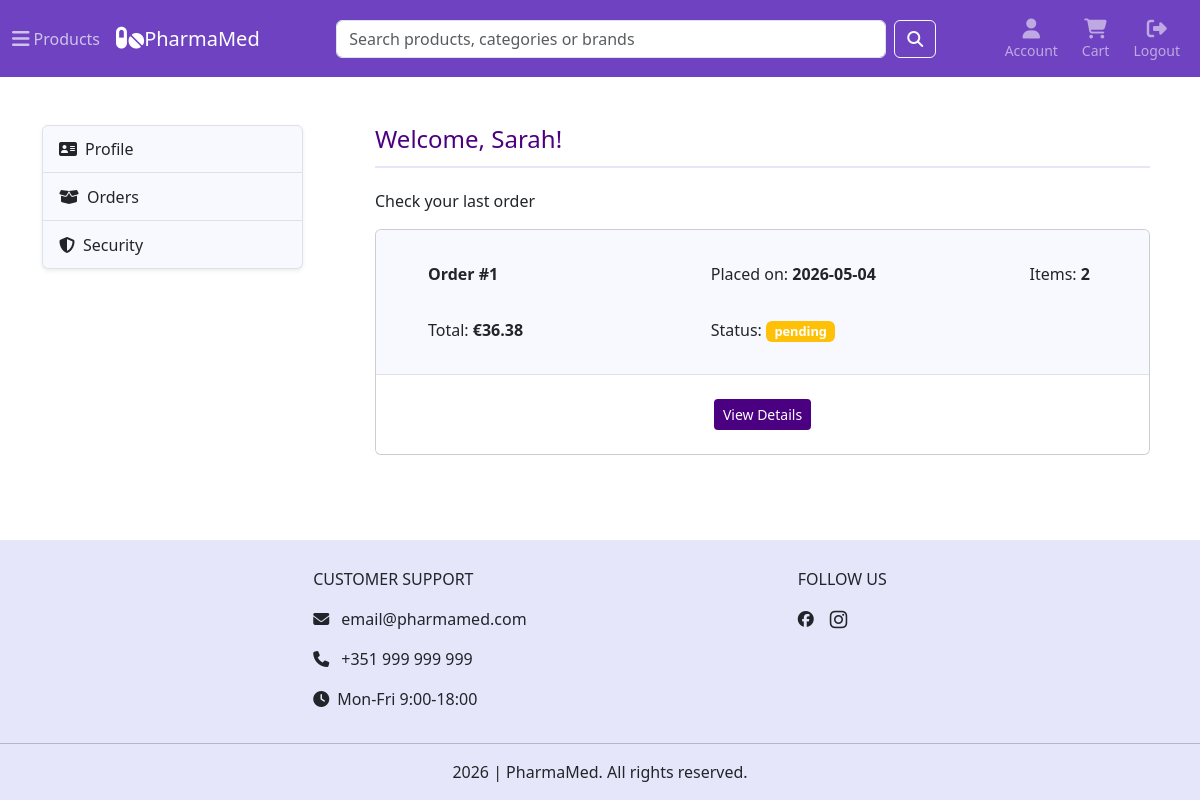
Before: /account (signed in) with the older database file.
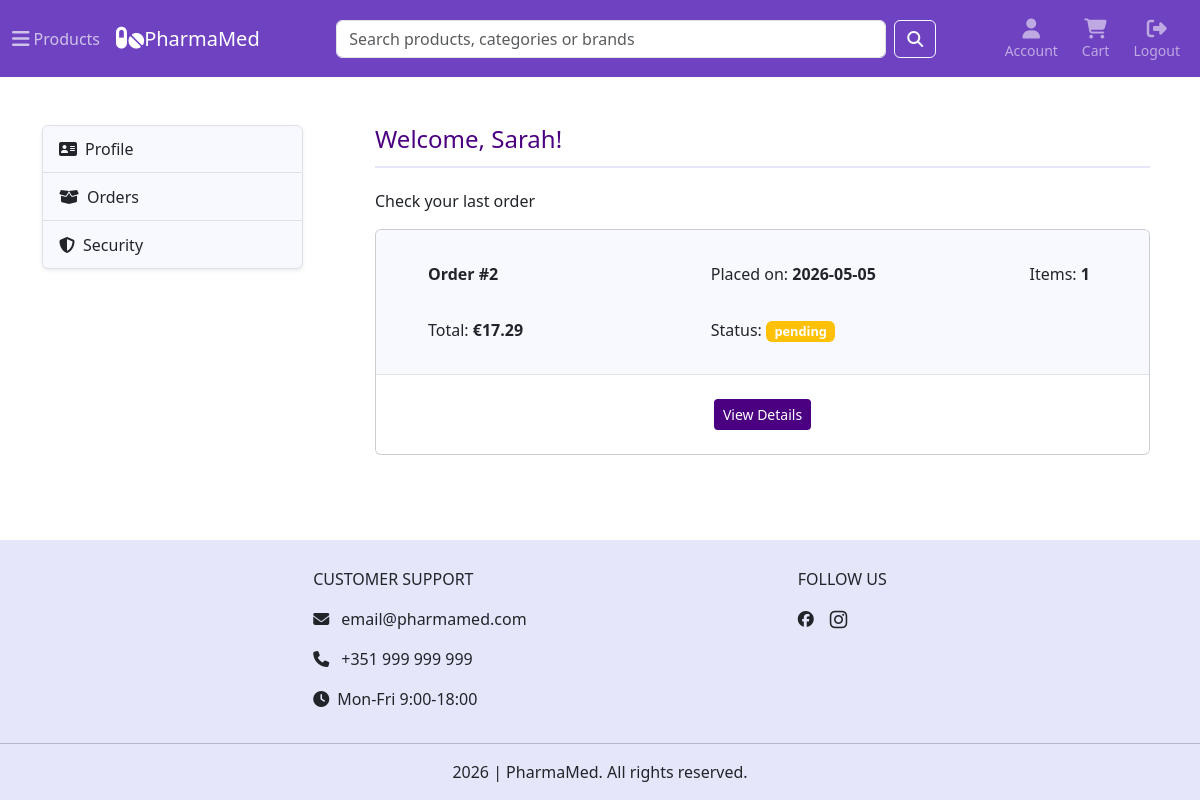
After: the same page with the newer database file.
### tables this page shows
CREATE TABLE users (
    id INTEGER PRIMARY KEY AUTOINCREMENT,
    first_name TEXT NOT NULL,
    last_name TEXT NOT NULL,
    email TEXT NOT NULL UNIQUE,
    password_hash TEXT NOT NULL,
    created_at TIMESTAMP DEFAULT CURRENT_TIMESTAMP,
    reset_token TEXT,
    reset_token_expiry TEXT
);

CREATE TABLE orders (
    id INTEGER PRIMARY KEY AUTOINCREMENT,
    user_id INTEGER NOT NULL,
    address_id INTEGER NOT NULL,
    full_name TEXT NOT NULL,
    address_line TEXT NOT NULL,
    postal_code TEXT NOT NULL,
    city TEXT NOT NULL,
    country TEXT NOT NULL,
    shipping_method TEXT NOT NULL,
    subtotal REAL NOT NULL,
    shipping_cost REAL NOT NULL,
    total REAL NOT NULL,
    status TEXT NOT NULL DEFAULT 'pending',
    created_at TIMESTAMP DEFAULT CURRENT_TIMESTAMP,
    FOREIGN KEY (user_id) REFERENCES users(id),
    FOREIGN KEY (address_id) REFERENCES addresses(id)
);

### app.py (the view)
@app.route("/account")
@login_required
def account_home():
    db = get_db()
    user = db.execute("SELECT first_name FROM users WHERE id = ?", (current_user.id,)).fetchone()
    first_name = user["first_name"]
    orders = db.execute("""SELECT o.*, SUM(oi.quantity) AS item_count FROM orders o JOIN order_items oi ON oi.order_id = o.id WHERE o.user_id = ?
                        GROUP BY o.id ORDER BY o.created_at DESC LIMIT 1""", (current_user.id,)).fetchall()
    return render_template("account/dashboard.html", first_name=first_name, active_page=None, orders=orders)

### app.py (called while the page is built)
@login_manager.user_loader
def load_user(user_id):
    db = get_db()
    if db is None:
        return None
    user = db.execute("SELECT id, email, first_name, last_name FROM users WHERE id = ?",(user_id,)).fetchone()
    if user is None:
        return None
    return User(user["id"], user["email"], user["first_name"], user["last_name"])

@app.context_processor
def inject_globals():
    return {
        "categories_menu": load_categories_menu(),
        "cart_count": get_cart_count()
    }

### helpers.py (called while the page is built)
def get_db():
    if "db" not in g:
        g.db = sqlite3.connect("pharmamed.db")
        g.db.row_factory = sqlite3.Row
        g.db.execute("PRAGMA foreign_keys = ON")
    return g.db

def load_categories_menu():
    db = get_db()
    rows = db.execute("SELECT * FROM categories").fetchall()
    categories_menu = {}
    for row in rows:
        if row["parent_id"] == 0:
            categories_menu[row["category_id"]] = {
                "category_data": row,
                "subcategories": []
            }
    for row in rows:
        if row["parent_id"] != 0 and row["parent_id"] in categories_menu:
            categories_menu[row["parent_id"]]["subcategories"].append(row)
    return categories_menu

def get_cart_count():
    db = get_db()
    if current_user.is_authenticated:
        return db_cart_count(db, current_user.id)
    session_cart = session.get('cart', {})
    return sum(session_cart.values())

def db_cart_count(db, user_id):
    cart_count = db.execute("""SELECT SUM(quantity) as total FROM cart_items ci JOIN cart c ON ci.cart_id = c.id WHERE c.user_id = ?""", (user_id,)).fetchone()
    return cart_count["total"] or 0

### templates/account/dashboard.html (shortened to what this page needs)
{% extends "account/account.html" %}
{% block account_content %}
<div class="page-header pb-1">
    <h4>Welcome, {{ current_user.first_name }}!</h4>
</div>
{% for order in orders %}
    <h6 class="mt-4">Check your last order</h6>
    <div class="card order-card mb-4">
        <ul class="list-group list-group-flush">
            <li class="list-group-item top-item p-3">
                <div class="row mt-3">
                    <div class="col-12 col-md-6 col-lg-5 mb-3 mb-md-0 ps-lg-5">
                        <strong>Order #{{ order.id }} </strong>
                    </div>
                    <div class="col-12 col-md-6 col-lg-5">
                        <p>Placed on: <strong>{{ order.created_at[:10] }}</strong></p>
                    </div>
                    <div class="col-12 col-md-6 col-lg-2 mt-md-3 mt-lg-0">
                        <p>Items: <strong>{{ order.item_count }}</strong></p>
                    </div>
                    <div class="col-12 col-md-6 col-lg-5 mt-md-3 ps-lg-5">
                        <p>Total: <strong>€{{ order.total }}</strong></p>
                    </div>
                    <div class="col-12 col-md-6 col-lg-7 mt-md-3">
                        <p>Status: <span class="badge {% if order.status == 'pending' %}bg-warning {% elif order.status == 'confirmed' %}bg-warning {% elif order.status == 'shipped' %}bg-warning
                        {% elif order.status == 'completed' %}bg-success {% elif order.status == 'cancelled' %}bg-danger {% endif %}">{{ order.status }}</span></p>
                    </div>
                </div>
            </li>
            <li class="list-group-item p-4">
                <div class="text-center">
                    <a href="/" class="btn btn-sm order-details-btn">
                        View Details
                    </a>
                </div>
            </li>
        </ul>
    </div>
{% endfor %}
{% endblock %}

### templates/account/account.html (shortened to what this page needs)
{% extends "layout.html" %}
{% block main %}
<div class="container my-5">
    <div class="row">
        <div id="accountSidebar" class="col-3 d-none d-md-block">
            <div class="list-group shadow-sm">
                <a href="{{ url_for('profile') }}" class="list-group-item list-group-item-action d-flex align-items-center {% if active_page == 'profile' %}active{% endif %}">
                    <i class="fa-solid fa-address-card me-2"></i>Profile
                </a>
                <a href="{{ url_for('orders') }}" class="list-group-item list-group-item-action d-flex align-items-center {% if active_page == 'orders' %}active{% endif %}">
                    <i class="fa-solid fa-box-open me-2"></i>Orders
                </a>
                <a href="{{ url_for('change_password') }}" class="list-group-item list-group-item-action d-flex align-items-center {% if active_page == 'security' %}active{% endif %}">
                    <i class="fa-solid fa-shield-halved me-2"></i>Security
                </a>
            </div>
        </div>
        <div class="col-12 col-md-9">
            <div class="main-content mx-2 ms-md-5">
                {% block account_content %}{% endblock %}
            </div>
        </div>
    </div>
</div>
{% endblock %}

### templates/layout.html (shortened to what this page needs)
<!DOCTYPE html>
<html lang="en">
    <head>
        <link href="https://cdn.jsdelivr.net/npm/bootstrap@5.3.8/dist/css/bootstrap.min.css" rel="stylesheet">
        <link href="/static/styles.css" rel="stylesheet">
    </head>
    <body class="d-flex flex-column min-vh-100">
        <nav class="navbar navbar-expand-md sticky-top" data-bs-theme="dark">
            <div class="container-fluid flex-wrap flex-md-nowrap align-items-center">
                <div class="d-flex align-items-center">
                    <button class="nav-link text-light products-toggle me-3 d-none d-md-inline-flex align-items-center" type="button" data-bs-toggle="collapse" data-bs-target="#productsMenu" aria-expanded="false" aria-controls="productsMenu" aria-label="Products menu toggle">
                        <i class="fa-solid fa-bars fa-lg me-1"></i>Products
                    </button>
                    <a class="navbar-brand" href="/">
                        <i class="fa-solid fa-pills fa-lg"></i>PharmaMed
                    </a>
                </div>
                <ul class="navbar-nav flex-row align-items-center gap-2 order-1 order-md-2">
                {% if current_user.is_authenticated %}
                    <li class="nav-item d-flex flex-column text-center">
                        <a class="nav-link" href="{{ url_for('account_home') }}" aria-label="Account">
                            <i class="fa-solid fa-user fa-lg"></i>
                            <span class="d-none d-md-block small">Account</span>
                        </a>
                    </li>
                    <li class="nav-item d-flex flex-column text-center">
                        <a class="nav-link cart-icon position-relative" href="{{ url_for('cart') }}" aria-label="Cart">
                            <i class="fa-solid fa-cart-shopping fa-lg"></i>
                            <span class="d-none d-md-block small">Cart</span>
                        </a>
                    </li>
                    <li class="nav-item d-flex flex-column text-center">
                        <form action="{{ url_for('logout') }}" method="post" class="d-inline">
                            <button class="nav-link btn btn-link" type="submit">
                                <i class="fa-solid fa-right-from-bracket fa-lg"></i>
                                <span class="d-none d-md-block small">Logout</span>
                            </button>
                        </form>
                    </li>
                {% endif %}
                </ul>
                <div class="search-form w-100 order-2 order-md-1 mt-2 mt-md-0 mx-md-3">
                    <form class="d-flex" role="search" method="GET" action="/search" data-bs-theme="light">
                        <input class="form-control me-2" type="search" name="search_query" placeholder="Search products, categories or brands" aria-label="Search" autocomplete="off">
                        <button class="btn btn-outline-light" type="submit">
                            <i class="fa-solid fa-magnifying-glass"></i>
                        </button>
                    </form>
                </div>
            </div>
        </nav>
        <main class="flex-grow-1">
            {% block main %}{% endblock %}
        </main>
        <footer>
            <div class="container footer-top d-flex flex-row justify-content-evenly flex-wrap">
                <div class="footer-top-left">
                    <h6>CUSTOMER SUPPORT</h6>
                    <p>
                        <i class="fa-solid fa-envelope me-2"></i>
                        <a href="mailto:email@pharmamed.com">email@pharmamed.com</a>
                    </p>
                    <p>
                        <i class="fa-solid fa-phone me-2"></i>
                        <a href="tel:+351999999999">+351 999 999 999</a>
                    </p>
                    <p>
                        <i class="fa-solid fa-clock me-2"></i>Mon-Fri 9:00-18:00
                    </p>
                </div>
                <div class="footer-top-right">
                    <h6>FOLLOW US</h6>
                    <div class="d-flex gap-2">
                        <a href="https://facebook.com" target="_blank" aria-label="Follow us on Facebook">
                            <i class="fa-brands fa-facebook me-2"></i>
                        </a>
                        <a href="https://instagram.com" target="_blank" aria-label="Follow us on Instagram">
                            <i class="fa-brands fa-instagram fa-lg"></i>
                        </a>
                    </div>
                </div>
            </div>
            <hr>
            <div class="footer-bottom">
                <p id="copyright"></p>
            </div>
        </footer>
    </body>
</html>

### static/styles.css (style rules this page uses)
.navbar { background-color: #6f42c1; }
.products-toggle { opacity: 0.7; }
@media (min-width: 768px) { .search-form { max-width: 600px; } }
.add-to-cart-btn, .login-btn, .register-btn, .forgot-password-btn, .reset-password-btn, .decrease-btn, .increase-btn, .checkout-btn, #saveChangesBtn, #addAddressBtn, #saveAddressBtn, .change-password-btn, .continue-btn, .place-order-btn, .view-orders-btn, .order-details-btn { background-color: #4B0082; color: white; }
.product-name, .login, .register, .forgot-password, .reset-password, .cart-top, .item-name, .page-header, .section-header { color: #4B0082; }
.badge { background-color: #4B0082; font-size: 0.8rem; }
footer { background-color: #E6E6FA; text-align: center; }
.footer-top { padding-top: 30px; }
.footer-top-left, .footer-top-right { text-align: left; }
footer a { color: #212529; text-decoration: none; }
h6 { padding-bottom: 10px; }
.login, .register-link, .register, .login-link, .forgot-password, .reset-password, .cart-top, .page-header, .section-header { border-bottom: solid 2px #E6E6FA; }
#accountSidebar .list-group-item { background-color: #F8F8FF; height: 3rem; }
.order-card { background-color: #F8F8FF; }
.top-item { background-color: #F8F8FF; }

Changed rows visible on the page:
no longer on this page (row unchanged): orders: id "1", created_at "2026-05-04", item_count "2", total "36.38", status "pending"
added orders: id "2", created_at "2026-05-05", item_count "1", total "17.29", status "pending"
